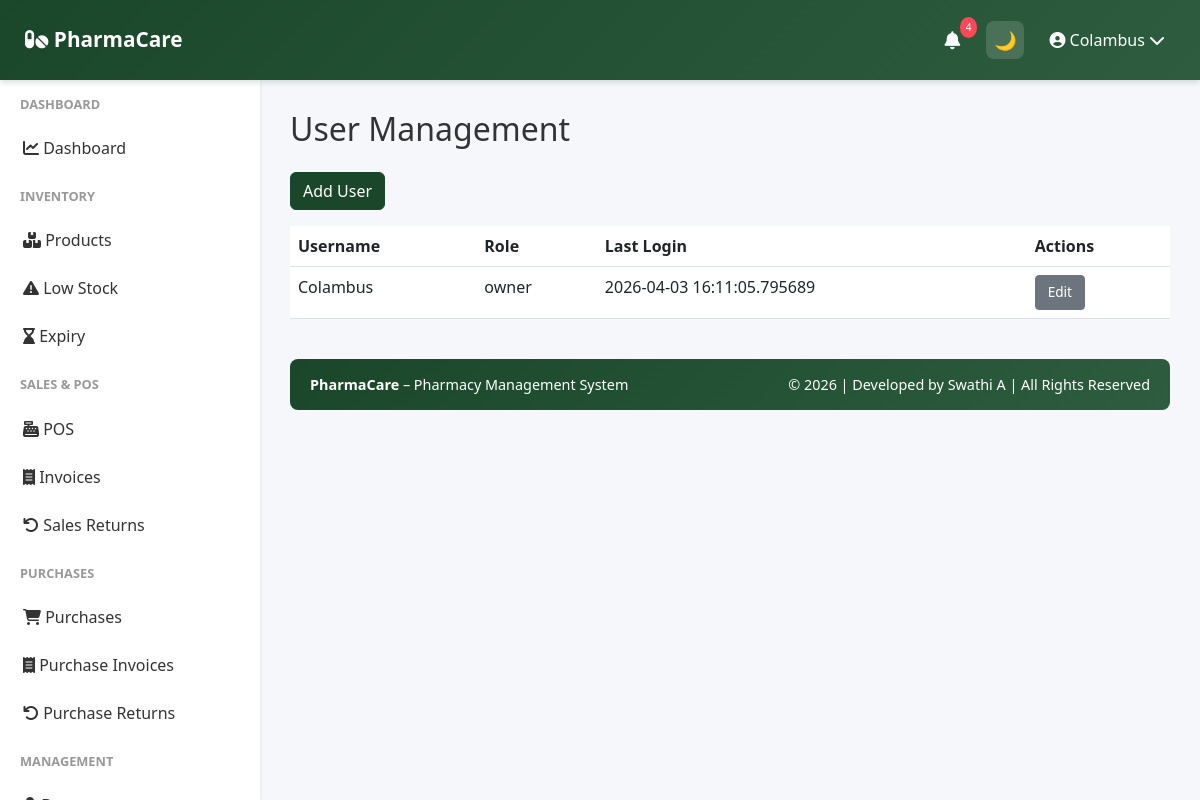
The app's page /users/ (signed in) with its own data.
### app/models.py (models this page shows, shortened)
class User(UserMixin, db.Model):
    __tablename__ = 'user'
    id = db.Column(db.Integer, primary_key=True)
    company_id = db.Column(db.Integer, db.ForeignKey('company.id'), nullable=False)
    role = db.Column(db.String(20), default='manager')
    username = db.Column(db.String(255), unique=True, nullable=False)
    password_hash = db.Column(db.String(255), nullable=False)
    is_active = db.Column(db.Boolean, default=True)
    last_login = db.Column(db.DateTime)
    created_date = db.Column(db.DateTime, default=datetime.utcnow)
    updated_date = db.Column(db.DateTime, default=datetime.utcnow, onupdate=datetime.utcnow)
    company = db.relationship('Company', back_populates='user')

### app/routes/users.py (the view)
@users_bp.route('/')
@login_required
@require_roles('owner')
def users_list():
    company_id = current_user.company_id
    users = User.query.filter_by(company_id=company_id).order_by(User.username).all()
    return render_template('users/list.html', users=users)

### app/utils.py (called while the page is built)
def require_roles(*roles):
    def decorator(f):
        @wraps(f)
        def wrapped(*args, **kwargs):
            if not current_user.is_authenticated:
                return redirect(url_for('auth.login'))
            if current_user.role not in roles:
                return redirect(url_for('auth.access_denied'))
            return f(*args, **kwargs)
        return wrapped
    return decorator

### app/templates/users/list.html (shortened to what this page needs)
{% extends "base.html" %}
{% block content %}
<h2 class="mb-4">User Management</h2>
<a href="{{ url_for('users.add_user') }}" class="btn btn-primary mb-3">Add User</a>
<table class="table table-hover">
    <thead>
        <tr>
            <th>Username</th>
            <th>Role</th>
            <th>Last Login</th>
            <th>Actions</th>
        </tr>
    </thead>
    <tbody>
        {% for user in users %}
        <tr>
            <td>{{ user.username }}</td>
            <td>{{ user.role }}</td>
            <td>{{ user.last_login }}</td>
            <td>
                <a href="{{ url_for('users.edit_user', user_id=user.id) }}" class="btn btn-sm btn-secondary">Edit</a>
            </td>
        </tr>
        {% endfor %}
    </tbody>
</table>
{% endblock %}

### app/templates/base.html (shortened to what this page needs)
<!doctype html>
<html lang="en" data-theme="light">
  <head>
    <link
      href="https://cdn.jsdelivr.net/npm/bootstrap@5.3.0/dist/css/bootstrap.min.css"
      rel="stylesheet"
    />
    <link
      rel="stylesheet"
      href="https://cdnjs.cloudflare.com/ajax/libs/font-awesome/6.4.0/css/all.min.css"
    />
  </head>
  <body>
   <nav class="navbar">
  <a class="navbar-brand" href="{{ url_for('dashboard.dashboard') }}">
    <i class="fas fa-pills"></i> PharmaCare
  </a>
  <div class="navbar-right">
    <div class="nav-icon dropdown">
      <a href="#" data-bs-toggle="dropdown">
        <i class="fas fa-bell"></i>
        <span id="alert-badge" class="notification-badge">3</span>
      </a>
    </div>
    <button id="themeToggle" class="nav-icon">
      🌙
    </button>
    <div class="user-menu-navbar dropdown">
      <a href="#" data-bs-toggle="dropdown">
        <i class="fas fa-user-circle"></i>
        {{ current_user.username }}
        <i class="fas fa-chevron-down"></i>
      </a>
    </div>
  </div>
</nav>
    {% if current_user.is_authenticated %}
    <div class="sidebar">
      <nav class="nav flex-column">
        {% if current_user.company and current_user.company.company_name ==
        'Platform Admin' %}
        <div class="nav-section-title">Admin</div>
        <a
          class="nav-link {% if 'admin/companies' in request.path %}active{% endif %}"
          href="{{ url_for('admin.companies_list') }}"
        >
          <i class="fas fa-building"></i> Companies
        </a>
        <a class="nav-link" href="{{ url_for('auth.profile') }}">
          <i class="fas fa-cog"></i> Settings
        </a>
        {% else %}
        <div class="nav-section-title">Dashboard</div>
        <a
          class="nav-link {% if request.endpoint == 'dashboard.dashboard' %}active{% endif %}"
          href="{{ url_for('dashboard.dashboard') }}"
        >
          <i class="fas fa-chart-line"></i> Dashboard
        </a>
        <div class="nav-section-title">Inventory</div>
        <a
          class="nav-link {% if 'inventory' in request.path %}active{% endif %}"
          href="{{ url_for('inventory.products_list') }}"
        >
          <i class="fas fa-boxes"></i> Products
        </a>
        <a
          class="nav-link {% if request.endpoint == 'inventory.low_stock_report' %}active{% endif %}"
          href="{{ url_for('inventory.low_stock_report') }}"
        >
          <i class="fas fa-exclamation-triangle"></i> Low Stock
        </a>
        <a
          class="nav-link {% if request.endpoint == 'inventory.expiry_report' %}active{% endif %}"
          href="{{ url_for('inventory.expiry_report') }}"
        >
          <i class="fas fa-hourglass-end"></i> Expiry
        </a>
        <div class="nav-section-title">Sales & POS</div>
        <a
          class="nav-link {% if request.endpoint == 'sales.pos' %}active{% endif %}"
          href="{{ url_for('sales.pos') }}"
        >
          <i class="fas fa-cash-register"></i> POS
        </a>
        <a
          class="nav-link {% if 'invoices' in request.path %}active{% endif %}"
          href="{{ url_for('sales.invoices_list') }}"
        >
          <i class="fas fa-receipt"></i> Invoices
        </a>
        <a
          class="nav-link {% if request.endpoint == 'sales.sales_returns_list' %}active{% endif %}"
          href="{{ url_for('sales.sales_returns_list') }}"
        >
          <i class="fas fa-undo"></i> Sales Returns
        </a>
<div class="nav-section-title">Purchases</div>
<a
  class="nav-link {% if request.endpoint == 'purchases.purchases_list' %}active{% endif %}"
  href="{{ url_for('purchases.purchases_list') }}"
>
  <i class="fas fa-shopping-cart"></i> Purchases
</a>
<a
  class="nav-link {% if 'purchases' in request.path %}active{% endif %}"
  href="{{ url_for('purchases.purchases_list') }}"
>
  <i class="fas fa-receipt"></i> Purchase Invoices
</a>
<a
  class="nav-link {% if request.endpoint == 'purchases.returns_list' %}active{% endif %}"
  href="{{ url_for('purchases.returns_list') }}"
>
  <i class="fas fa-undo"></i> Purchase Returns
</a>
        <div class="nav-section-title">Management</div>
        <a
          class="nav-link {% if 'doctors' in request.path %}active{% endif %}"
          href="{{ url_for('doctors.doctors_list') }}"
        >
        </a>
        {% endif %}
      </nav>
    </div>
    {% endif %}
    <div
      class="{% if current_user.is_authenticated %}main-content{% else %}auth-page{% endif %}"
    >
       {% block content %}{% endblock %}
      <footer class="footer text-center">
        <div class="row">
          <div class="col-md-6 text-md-start">
            <strong>PharmaCare</strong> – Pharmacy Management System
          </div>
          <div class="col-md-6 text-md-end">
            © 2026 | Developed by Swathi A | All Rights Reserved
          </div>
        </div>
      </footer>
    </div>
  </body>
</html>

### app/templates/base.html (style rules this page uses)
:root { --primary-color: #1a472a; --secondary-color: #2d5c3f; --danger-color: #dc3545; --success-color: #28a745; --warning-color: #ffc107; --info-color: #17a2b8; --bg-color: #f5f7fa; --text-color: #333; --card-bg: #ffffff; --sidebar-bg: #ffffff; }
body { font-family: "Segoe UI", Tahoma, Geneva, Verdana, sans-serif; background: var(--bg-color); color: var(--text-color); }
.navbar { background: linear-gradient(135deg,var(--primary-color),var(--secondary-color)); box-shadow:0 2px 6px rgba(0,0,0,0.15); position:fixed; top:0; left:0; width:100%; height: 80px; z-index:1000; display:flex; align-items:center; justify-content:space-between; padding:0 25px; }
.navbar-brand { font-weight:600; font-size:1.3rem; }
.navbar-right { display:flex; align-items:center; gap:15px; }
.nav-icon { width:38px; height:38px; display:flex; align-items:center; justify-content:center; border-radius:8px; color:#fff; font-size:18px; cursor:pointer; position:relative; transition:all 0.25s ease; }
.navbar a { color:white !important; text-decoration:none; }
#themeToggle { border:none; background:rgba(255,255,255,0.15); width:38px; height:38px; border-radius:8px; display:flex; align-items:center; justify-content:center; font-size:18px; cursor:pointer; }
.navbar .fa-bell { color:white; }
.notification-badge { position:absolute; top:-4px; right:-6px; background:#ff4757; color:white; font-size:10px; padding:3px 6px; border-radius:50%; }
.user-menu-navbar { display:flex; align-items:center; gap:8px; color:white; font-weight:500; cursor:pointer; padding:6px 10px; border-radius:8px; transition:all 0.25s ease; }
.sidebar { background: var(--sidebar-bg); box-shadow:0 2px 4px rgba(0,0,0,0.1); position:fixed; top:80px; left:0; bottom:0; width:260px; overflow-y:auto; }
.sidebar .nav-link { color:var(--text-color); padding:12px 20px; border-left:3px solid transparent; transition:.3s; }
.sidebar .nav-section-title { font-size:.8rem; font-weight:600; color:#999; text-transform:uppercase; padding:15px 20px 10px; }
.main-content { margin-left:260px; margin-top:80px; padding:30px; }
.btn-primary { background:var(--primary-color); border-color:var(--primary-color); }
.btn-sm { padding:6px 12px; font-size:.85rem; }
.footer { background:linear-gradient(135deg,var(--primary-color),var(--secondary-color)); color:#fff; padding:15px 20px; margin-top:40px; border-radius:8px; font-size:.9rem; }

### records on screen
User: username "Colambus", role "owner", last_login "2026-04-03 16:11:05.795689"
